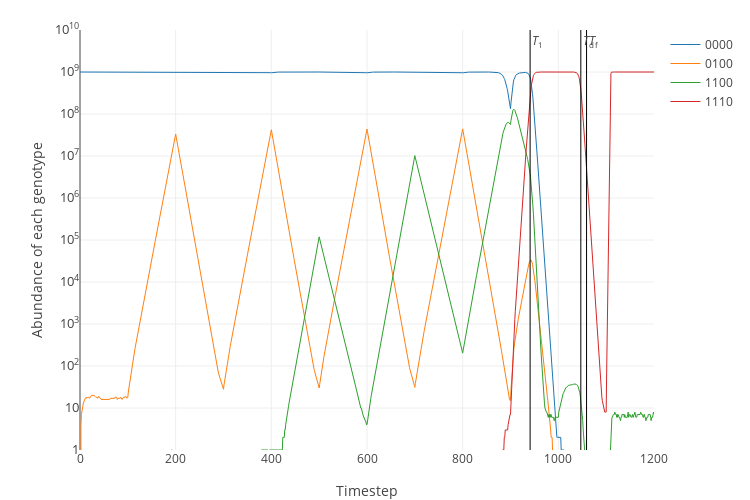

Source (notebook cell):
### Code cell
plot_simulation(simulate([dataset2.loc['FEP'].tolist(), dataset2.loc['CEC'].tolist()], frequency=100))

### Figure 1 — Plotly figure (JSON) as saved in the notebook; plotly's stock layout.template omitted (floating-point values rounded to 4 significant figures; data arrays with more than 128 entries replaced by an {"elided": "..."} marker saying what was removed)
{"data": [{"line": {"width": 1}, "name": "0000", "type": "scatter", "uid": "633ce898-151a-11e9-b903-8b84a76d037a", "x": {"elided": "1201 int values"}, "y": {"elided": "1201 int values"}}, {"line": {"width": 1}, "name": "0100", "type": "scatter", "uid": "633ce899-151a-11e9-a30e-8b84a76d037a", "x": {"elided": "1201 int values"}, "y": {"elided": "1201 int values"}}, {"line": {"width": 1}, "name": "1100", "type": "scatter", "uid": "633ce89a-151a-11e9-92af-8b84a76d037a", "x": {"elided": "1201 int values"}, "y": {"elided": "1201 int values"}}, {"line": {"width": 1}, "name": "1110", "type": "scatter", "uid": "633ce89b-151a-11e9-819c-8b84a76d037a", "x": {"elided": "1201 int values"}, "y": {"elided": "1201 int values"}}, {"line": {"color": "black", "width": 1}, "mode": "lines", "name": "T_1", "showlegend": false, "type": "scatter", "uid": "633ce89c-151a-11e9-9ef8-8b84a76d037a", "x": [941, 941], "y": [0, 10000000000]}, {"line": {"color": "black", "width": 1}, "mode": "lines", "name": "T_d", "showlegend": false, "type": "scatter", "uid": "633ce89d-151a-11e9-b43a-8b84a76d037a", "x": [1047, 1047], "y": [0, 10000000000]}, {"line": {"color": "black", "width": 1}, "mode": "lines", "name": "T_f", "showlegend": false, "type": "scatter", "uid": "633ce89e-151a-11e9-bf16-8b84a76d037a", "x": [1059, 1059], "y": [0, 10000000000]}], "layout": {"annotations": [{"showarrow": false, "text": "<i>T</i><sub>1</sub>", "x": 941, "xanchor": "left", "xref": "x", "y": 9.75, "yref": "y"}, {"showarrow": false, "text": "<i>T</i><sub>d</sub>", "x": 1047, "xanchor": "left", "xref": "x", "y": 9.75, "yref": "y"}, {"showarrow": false, "text": "<i>T</i><sub>f</sub>", "x": 1059, "xanchor": "left", "xref": "x", "y": 9.75, "yref": "y"}], "height": 500, "margin": {"b": 50, "t": 30}, "width": 750, "xaxis": {"title": "Timestep"}, "yaxis": {"exponentformat": "power", "range": [0, 10], "tickfont": {"size": 10}, "title": "Abundance of each genotype", "type": "log"}}}
